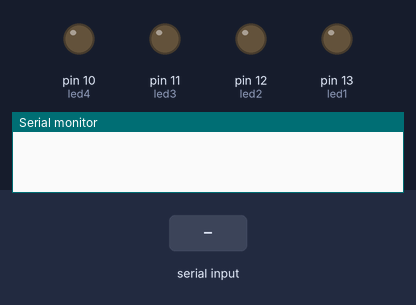
Simulated run of this sketch. Board: Arduino Uno, built with avr-gcc and run on an emulated ATmega328P. Parts: output pins drawn as LEDs (lit = HIGH), the last lines printed to the serial monitor. Inputs (shaded band) come from the test bench.

Above: at 1.2 s.
1.3 s: "1" received over Serial
At 1.9 s:
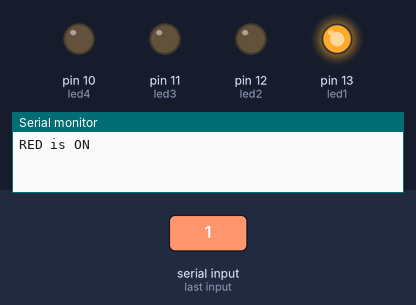
2.8 s: "2" received over Serial
At 3.1 s:
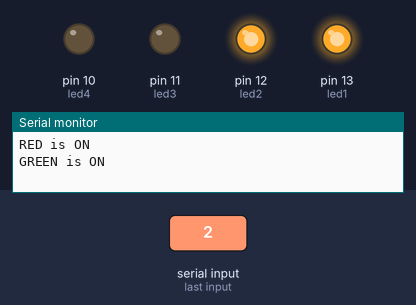
4.3 s: "3" received over Serial
At 5.4 s:
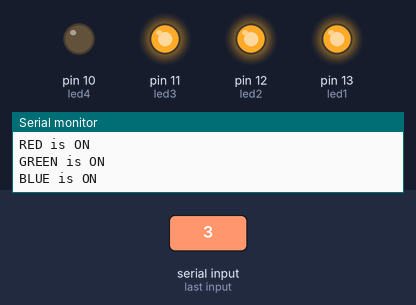
5.8 s: "4" received over Serial
At 6.5 s:
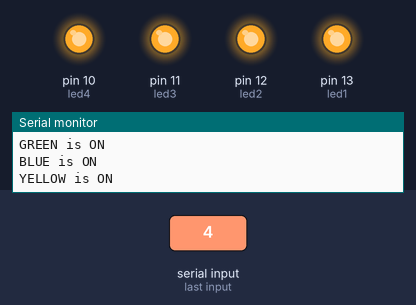
7.3 s: "1" received over Serial
At 7.7 s:
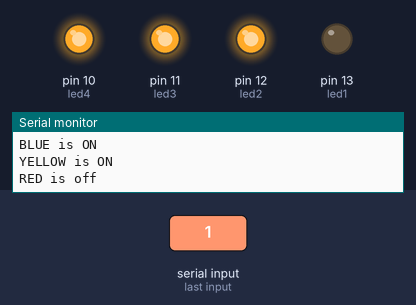
8.8 s: "2" received over Serial
At 10.0 s:
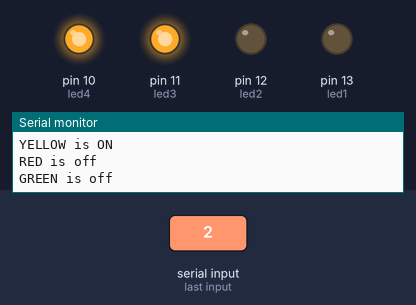
Timing chart, 0 to 11.3 s (numbered marks = the images above; inputs shaded):
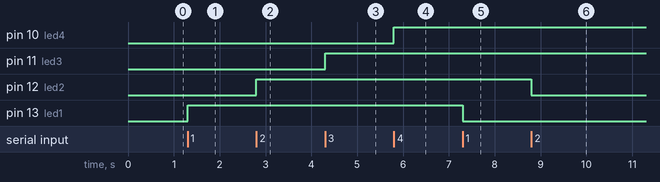

Measured:
- after the input at 1.3 s, pin 13 (led1): LOW → HIGH at once
- after the input at 2.8 s, pin 12 (led2): LOW → HIGH at once
- after the input at 4.3 s, pin 11 (led3): LOW → HIGH at once
- after the input at 5.8 s, pin 10 (led4): LOW → HIGH at once
- after the input at 7.3 s, pin 13 (led1): HIGH → LOW at once
- after the input at 8.8 s, pin 12 (led2): HIGH → LOW at once

The sketch:

serial_input_LEDs.ino
```cpp
int led1 = 13;
int led2 = 12;
int led3 = 11;
int led4 = 10;

bool state1 = false;
bool state2 = false;
bool state3 = false;
bool state4 = false;
char input;

void setup() {

pinMode(led1, OUTPUT);
pinMode(led2, OUTPUT);
pinMode(led3, OUTPUT);
pinMode(led4, OUTPUT);

Serial.begin(9600);

}

void loop() {

  if (Serial.available()) {

    input = Serial.read();
      if (input=='1') {
        if (state1 = !state1){
        state1 = true;
        Serial.println("RED is ON");
      }
          else {
            state1 = false;
            Serial.println("RED is off");
          }
  }

      else if (input=='2') {
        if (state2 = !state2){
        state2 = true;
        Serial.println("GREEN is ON");
      }
          else {
            state2 = false;
            Serial.println("GREEN is off");
          }
  }


      else if (input=='3') {
        if (state3 = !state3){
        state3 = true;
        Serial.println("BLUE is ON");
      }
          else {
            state3 = false;
            Serial.println("BLUE is off");
          }
  }


      else if (input=='4') {
        if (state4 = !state4){
        state1 = true;
        Serial.println("YELLOW is ON");
      }
          else {
            state4 = false;
            Serial.println("YELLOW is off");
          }
  }

    else {

    Serial.println("You have entered invalid input");

}

}
    digitalWrite(led1, state1);
    digitalWrite(led2, state2);
    digitalWrite(led3, state3);
    digitalWrite(led4, state4);

}
```
